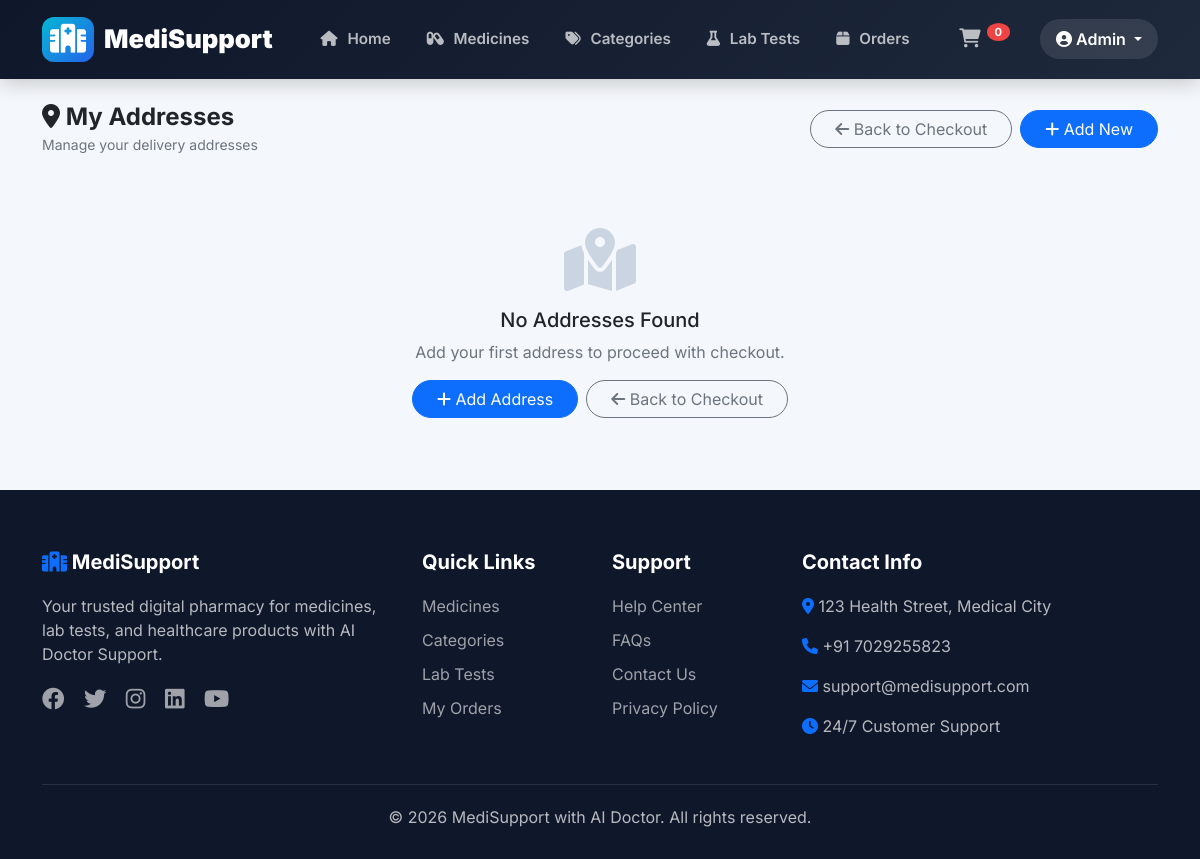
Before: /addresses/ (signed in) with the older database file.
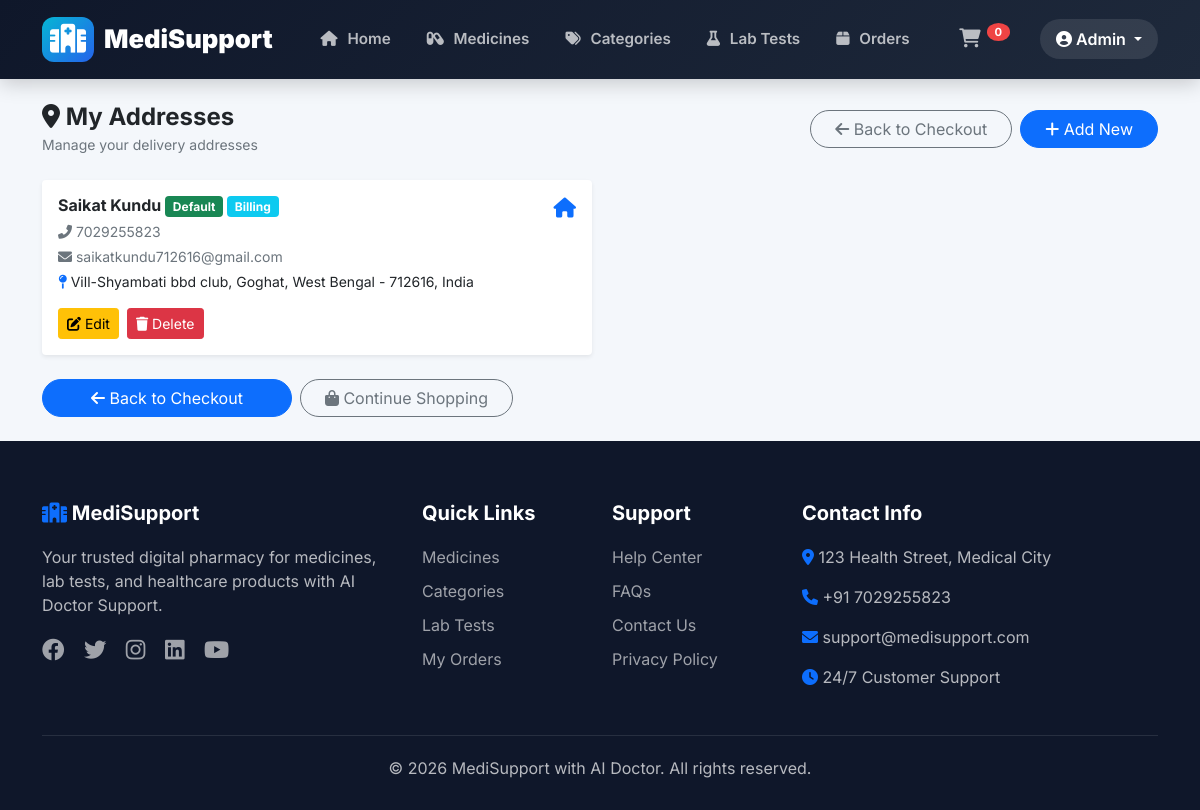
After: the same page with the newer database file.
### store/models.py (models this page shows, shortened)
class UserAddress(models.Model):
    HOME = 'HOM'
    WORK = 'WRK'
    OTHER = 'OTH'
    ADDRESS_TYPES = [
        (HOME, 'Home'),
        (WORK, 'Work'),
        (OTHER, 'Other'),
    ]
    user = models.ForeignKey(User, on_delete=models.CASCADE, related_name='addresses')
    address_type = models.CharField(max_length=3, choices=ADDRESS_TYPES, default=HOME)
    address_label = models.CharField(max_length=50, blank=True)
    name = models.CharField(max_length=200)
    phone = models.CharField(max_length=15)
    alternate_phone = models.CharField(max_length=15, blank=True)
    email = models.EmailField(blank=True)
    address_line1 = models.TextField()
    address_line2 = models.TextField(blank=True)
    landmark = models.CharField(max_length=200, blank=True)
    city = models.CharField(max_length=100)
    state = models.CharField(max_length=100)
    pincode = models.CharField(max_length=10)
    country = models.CharField(max_length=100, default='India')
    latitude = models.DecimalField(max_digits=11, decimal_places=8, null=True, blank=True)
    longitude = models.DecimalField(max_digits=11, decimal_places=8, null=True, blank=True)
    is_default = models.BooleanField(default=False)
    is_billing = models.BooleanField(default=False)
    is_active = models.BooleanField(default=True)
    created_at = models.DateTimeField(auto_now_add=True)
    updated_at = models.DateTimeField(auto_now=True)
    class Meta:
        verbose_name_plural = "User Addresses"
        ordering = ['-is_default', '-created_at']
    def get_full_address(self):
        parts = [self.address_line1]
        if self.address_line2:
            parts.append(self.address_line2)
        if self.landmark:
            parts.append(f"Landmark: {self.landmark}")
        parts.append(f"{self.city}, {self.state} - {self.pincode}")
        parts.append(self.country)
        return ", ".join(parts)

### store/views.py (the view)
# urls.py: path('addresses/', views.address_list, name='address_list'),
@login_required
def address_list(request):
    addresses = UserAddress.objects.filter(user=request.user, is_active=True)
    return render(request, 'store/address_list.html', {'addresses': addresses})

### store/templates/store/address_list.html (shortened to what the changed rows need)
{% extends 'store/header.html' %}
{% block content %}
<div class="container py-4">
    {% if addresses %}
        <div class="row g-3">
            {% for address in addresses %}
                <div class="col-md-6">
                    <div class="card h-100 border-0 shadow-sm rounded-4 {% if address.is_default %}border-success border-2{% endif %}">
                        <div class="card-body">
                            <div class="d-flex justify-content-between align-items-start">
                                <div class="flex-grow-1">
                                    <h6 class="fw-bold mb-1">
                                        {{ address.name }}
                                        {% if address.is_default %}
                                            <span class="badge bg-success">Default</span>
                                        {% endif %}
                                        {% if address.is_billing %}
                                            <span class="badge bg-info">Billing</span>
                                        {% endif %}
                                    </h6>
                                    <p class="text-muted mb-1 small">
                                        <i class="fas fa-phone-alt"></i> {{ address.phone }}
                                    </p>
                                    {% if address.email %}
                                        <p class="text-muted mb-1 small">
                                            <i class="fas fa-envelope"></i> {{ address.email }}
                                        </p>
                                    {% endif %}
                                    <p class="mb-0 small">
                                        <i class="fas fa-map-pin text-primary"></i>
                                        {{ address.get_full_address }}
                                    </p>
                                </div>
                                <div class="text-primary ms-2">
                                    {% if address.address_type == 'HOM' %}
                                        <i class="fas fa-home fa-lg"></i>
                                    {% elif address.address_type == 'WRK' %}
                                        <i class="fas fa-briefcase fa-lg"></i>
                                    {% else %}
                                        <i class="fas fa-map-marker-alt fa-lg"></i>
                                    {% endif %}
                                </div>
                            </div>
                            <div class="mt-3 d-flex gap-2 flex-wrap">
                                <a href="{% url 'store:address_update' address.id %}?next=checkout"
                                   class="btn btn-sm btn-warning">
                                    <i class="fas fa-edit"></i> Edit
                                </a>
                                <a href="{% url 'store:address_delete' address.id %}"
                                   class="btn btn-sm btn-danger">
                                    <i class="fas fa-trash"></i> Delete
                                </a>
                            </div>
                        </div>
                    </div>
                </div>
            {% endfor %}
        </div>
        <div class="mt-4 d-flex gap-2 flex-wrap">
            <a href="{% url 'store:checkout' %}" class="btn btn-primary rounded-pill px-5">
                <i class="fas fa-arrow-left"></i> Back to Checkout
            </a>
            <a href="{% url 'store:medicines' %}" class="btn btn-outline-secondary rounded-pill px-4">
                <i class="fas fa-shopping-bag"></i> Continue Shopping
            </a>
        </div>
    {% else %}
        <div class="text-center py-5">
            <i class="fas fa-map-marked-alt" style="font-size: 4rem; color: #cbd5e1;"></i>
            <h5 class="mt-3">No Addresses Found</h5>
            <p class="text-muted">Add your first address to proceed with checkout.</p>
            <div class="d-flex gap-2 justify-content-center flex-wrap">
                <a href="{% url 'store:address_create' %}?next=checkout"
                   class="btn btn-primary rounded-pill px-4">
                    <i class="fas fa-plus"></i> Add Address
                </a>
                <a href="{% url 'store:checkout' %}" class="btn btn-outline-secondary rounded-pill px-4">
                    <i class="fas fa-arrow-left"></i> Back to Checkout
                </a>
            </div>
        </div>
    {% endif %}
</div>
{% endblock %}

Changed rows visible on the page:
added UserAddress: name "Saikat Kundu", is_default "Default", is_billing "Billing", phone "7029255823", email "saikatkundu712616@gmail.com", get_full_address "Vill-Shyambati bbd club, Goghat, West Bengal - 712616, India", address_type "HOM" (drawn)
Other visible differences:
text no longer shown: "No Addresses Found Add your first address to proceed with checkout. Add Address"
text now shown: "Continue Shopping"
